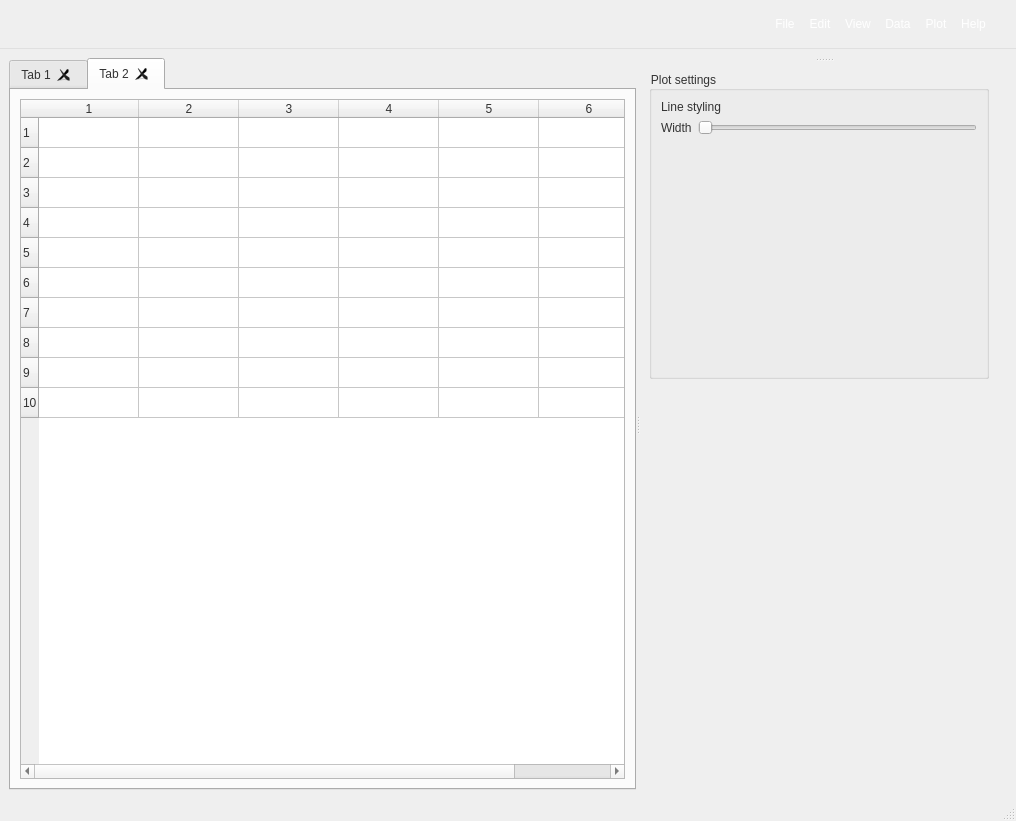
<?xml version="1.0" encoding="UTF-8"?>
<ui version="4.0">
 <class>MainWindow</class>
 <widget class="QMainWindow" name="MainWindow">
  <property name="geometry">
   <rect>
    <x>0</x>
    <y>0</y>
    <width>1016</width>
    <height>821</height>
   </rect>
  </property>
  <property name="windowTitle">
   <string>MainWindow</string>
  </property>
  <property name="styleSheet">
   <string notr="true">color: rgb(51, 51, 51);</string>
  </property>
  <widget class="QWidget" name="centralwidget">
   <layout class="QVBoxLayout" name="verticalLayout_3">
    <item>
     <widget class="QSplitter" name="splitter">
      <property name="orientation">
       <enum>Qt::Orientation::Horizontal</enum>
      </property>
      <property name="opaqueResize">
       <bool>true</bool>
      </property>
      <widget class="QTabWidget" name="tabWidget">
       <property name="tabShape">
        <enum>QTabWidget::TabShape::Rounded</enum>
       </property>
       <property name="currentIndex">
        <number>1</number>
       </property>
       <property name="elideMode">
        <enum>Qt::TextElideMode::ElideNone</enum>
       </property>
       <property name="tabsClosable">
        <bool>true</bool>
       </property>
       <property name="movable">
        <bool>true</bool>
       </property>
       <property name="tabBarAutoHide">
        <bool>false</bool>
       </property>
       <widget class="QWidget" name="tab">
        <attribute name="title">
         <string>Tab 1</string>
        </attribute>
        <layout class="QVBoxLayout" name="verticalLayout">
         <item>
          <widget class="QTableWidget" name="tableWidget">
           <property name="styleSheet">
            <string notr="true"/>
           </property>
           <property name="frameShape">
            <enum>QFrame::Shape::StyledPanel</enum>
           </property>
           <property name="frameShadow">
            <enum>QFrame::Shadow::Sunken</enum>
           </property>
           <property name="verticalScrollBarPolicy">
            <enum>Qt::ScrollBarPolicy::ScrollBarAlwaysOff</enum>
           </property>
           <property name="editTriggers">
            <set>QAbstractItemView::EditTrigger::AllEditTriggers</set>
           </property>
           <property name="verticalScrollMode">
            <enum>QAbstractItemView::ScrollMode::ScrollPerPixel</enum>
           </property>
           <property name="horizontalScrollMode">
            <enum>QAbstractItemView::ScrollMode::ScrollPerPixel</enum>
           </property>
           <property name="showGrid">
            <bool>true</bool>
           </property>
           <property name="gridStyle">
            <enum>Qt::PenStyle::SolidLine</enum>
           </property>
           <property name="cornerButtonEnabled">
            <bool>true</bool>
           </property>
           <property name="rowCount">
            <number>10</number>
           </property>
           <property name="columnCount">
            <number>6</number>
           </property>
           <attribute name="horizontalHeaderVisible">
            <bool>true</bool>
           </attribute>
           <attribute name="horizontalHeaderCascadingSectionResizes">
            <bool>false</bool>
           </attribute>
           <attribute name="horizontalHeaderHighlightSections">
            <bool>true</bool>
           </attribute>
           <attribute name="horizontalHeaderShowSortIndicator" stdset="0">
            <bool>false</bool>
           </attribute>
           <attribute name="verticalHeaderCascadingSectionResizes">
            <bool>false</bool>
           </attribute>
           <row/>
           <row/>
           <row/>
           <row/>
           <row/>
           <row/>
           <row/>
           <row/>
           <row/>
           <row/>
           <column/>
           <column/>
           <column/>
           <column/>
           <column/>
           <column/>
           <item row="0" column="0">
            <property name="text">
             <string/>
            </property>
           </item>
           <item row="1" column="0">
            <property name="text">
             <string/>
            </property>
           </item>
           <item row="1" column="2">
            <property name="text">
             <string/>
            </property>
           </item>
           <item row="2" column="0">
            <property name="text">
             <string/>
            </property>
           </item>
           <item row="3" column="0">
            <property name="text">
             <string/>
            </property>
           </item>
           <item row="3" column="2">
            <property name="text">
             <string/>
            </property>
           </item>
           <item row="4" column="0">
            <property name="text">
             <string/>
            </property>
           </item>
          </widget>
         </item>
        </layout>
       </widget>
       <widget class="QWidget" name="tab_2">
        <attribute name="title">
         <string>Tab 2</string>
        </attribute>
        <layout class="QVBoxLayout" name="verticalLayout_2">
         <item>
          <widget class="QTableWidget" name="tableWidget_2">
           <property name="rowCount">
            <number>10</number>
           </property>
           <property name="columnCount">
            <number>6</number>
           </property>
           <row/>
           <row/>
           <row/>
           <row/>
           <row/>
           <row/>
           <row/>
           <row/>
           <row/>
           <row/>
           <column/>
           <column/>
           <column/>
           <column/>
           <column/>
           <column/>
          </widget>
         </item>
        </layout>
       </widget>
      </widget>
      <widget class="QWidget" name="plot_container_widget" native="true">
       <layout class="QVBoxLayout" name="verticalLayout_4">
        <item>
         <widget class="QSplitter" name="splitter_2">
          <property name="orientation">
           <enum>Qt::Orientation::Vertical</enum>
          </property>
          <widget class="QWidget" name="plot_image_widget" native="true">
           <property name="sizePolicy">
            <sizepolicy hsizetype="Expanding" vsizetype="Expanding">
             <horstretch>0</horstretch>
             <verstretch>0</verstretch>
            </sizepolicy>
           </property>
           <layout class="QVBoxLayout" name="verticalLayout_5"/>
          </widget>
          <widget class="QScrollArea" name="scrollArea">
           <property name="sizePolicy">
            <sizepolicy hsizetype="Expanding" vsizetype="Preferred">
             <horstretch>0</horstretch>
             <verstretch>0</verstretch>
            </sizepolicy>
           </property>
           <property name="frameShape">
            <enum>QFrame::Shape::NoFrame</enum>
           </property>
           <property name="widgetResizable">
            <bool>true</bool>
           </property>
           <widget class="PlotSettingsContainer" name="scrollAreaWidgetContents">
            <property name="geometry">
             <rect>
              <x>0</x>
              <y>0</y>
              <width>358</width>
              <height>326</height>
             </rect>
            </property>
            <property name="maximumSize">
             <size>
              <width>358</width>
              <height>326</height>
             </size>
            </property>
            <layout class="QVBoxLayout" name="verticalLayout_7">
             <item>
              <widget class="QGroupBox" name="groupBox_2">
               <property name="title">
                <string>Plot settings</string>
               </property>
               <layout class="QVBoxLayout" name="verticalLayout_8">
                <item>
                 <layout class="QFormLayout" name="formLayout">
                  <item row="1" column="0">
                   <widget class="QLabel" name="label_3">
                    <property name="enabled">
                     <bool>true</bool>
                    </property>
                    <property name="text">
                     <string>Width</string>
                    </property>
                   </widget>
                  </item>
                  <item row="1" column="1">
                   <widget class="QSlider" name="horizontalSlider">
                    <property name="orientation">
                     <enum>Qt::Orientation::Horizontal</enum>
                    </property>
                   </widget>
                  </item>
                  <item row="0" column="0" colspan="2">
                   <widget class="SettingsSectionHeader" name="label_2">
                    <property name="sizePolicy">
                     <sizepolicy hsizetype="Expanding" vsizetype="Fixed">
                      <horstretch>0</horstretch>
                      <verstretch>0</verstretch>
                     </sizepolicy>
                    </property>
                    <property name="text">
                     <string>Line styling</string>
                    </property>
                   </widget>
                  </item>
                 </layout>
                </item>
               </layout>
              </widget>
             </item>
            </layout>
           </widget>
          </widget>
         </widget>
        </item>
       </layout>
      </widget>
     </widget>
    </item>
   </layout>
  </widget>
  <widget class="QMenuBar" name="menubar">
   <property name="geometry">
    <rect>
     <x>0</x>
     <y>0</y>
     <width>1016</width>
     <height>52</height>
    </rect>
   </property>
   <property name="layoutDirection">
    <enum>Qt::LayoutDirection::RightToLeft</enum>
   </property>
   <property name="styleSheet">
    <string notr="true">background: linear-gradient(to right, #2c3e50, #4a6491);
  color: white;
  padding: 15px 20px;
  border-bottom: 1px solid #e0e0e0;</string>
   </property>
   <widget class="QMenu" name="menuFile">
    <property name="title">
     <string>File</string>
    </property>
   </widget>
   <widget class="QMenu" name="menuEdit">
    <property name="title">
     <string>Edit</string>
    </property>
   </widget>
   <widget class="QMenu" name="menuView">
    <property name="title">
     <string>View</string>
    </property>
   </widget>
   <widget class="QMenu" name="menuData">
    <property name="title">
     <string>Data</string>
    </property>
   </widget>
   <widget class="QMenu" name="menuPlot">
    <property name="title">
     <string>Plot</string>
    </property>
   </widget>
   <widget class="QMenu" name="menuHelp">
    <property name="title">
     <string>Help</string>
    </property>
   </widget>
   <addaction name="menuHelp"/>
   <addaction name="menuPlot"/>
   <addaction name="menuData"/>
   <addaction name="menuView"/>
   <addaction name="menuEdit"/>
   <addaction name="menuFile"/>
  </widget>
  <widget class="QStatusBar" name="statusbar"/>
 </widget>
 <customwidgets>
  <customwidget>
   <class>PlotSettingsContainer</class>
   <extends>QWidget</extends>
   <header>plotsettingscontainer.h</header>
   <container>1</container>
  </customwidget>
  <customwidget>
   <class>SettingsSectionHeader</class>
   <extends>QLabel</extends>
   <header>settingssectionheader.h</header>
  </customwidget>
 </customwidgets>
 <resources/>
 <connections/>
</ui>
